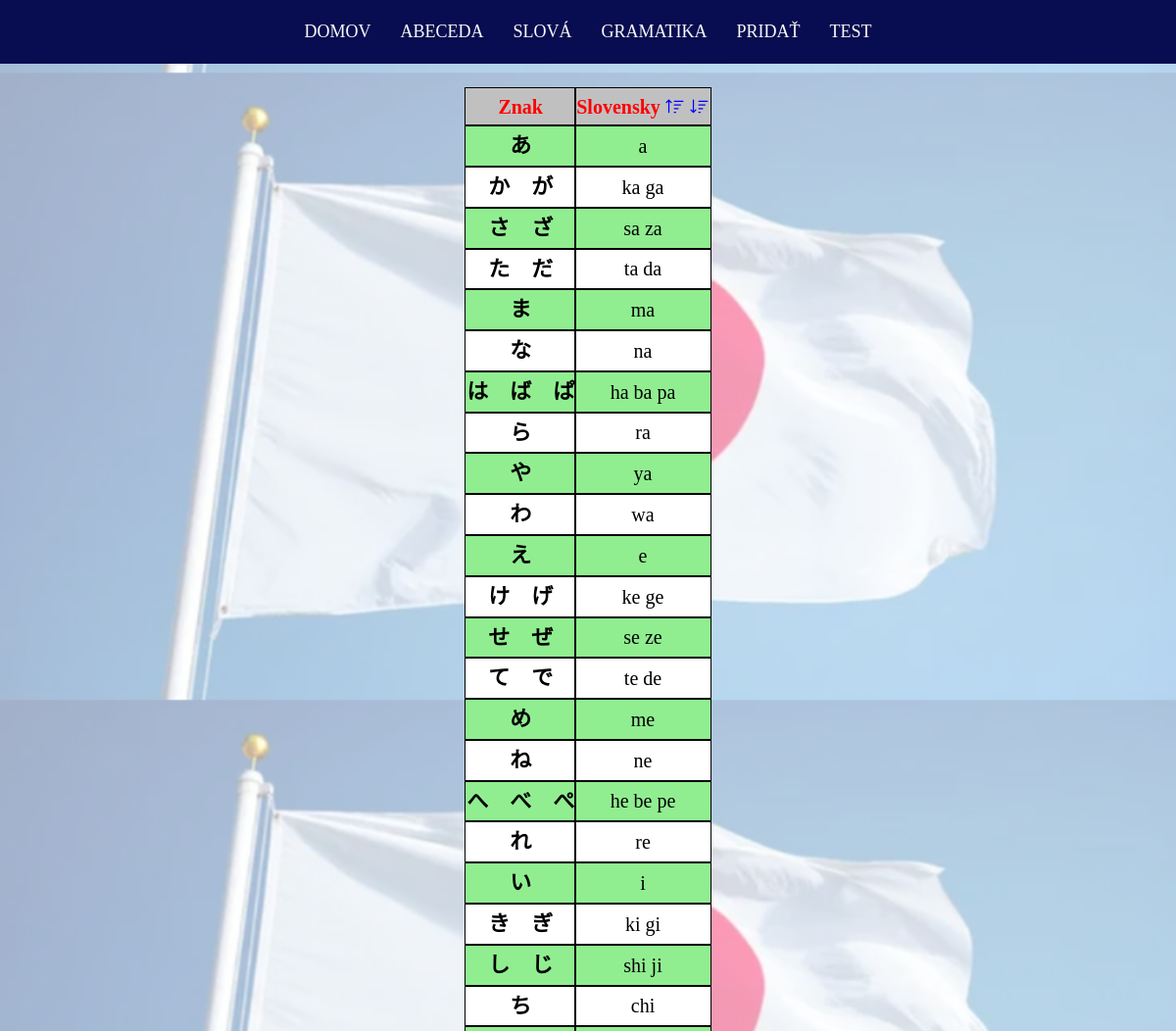
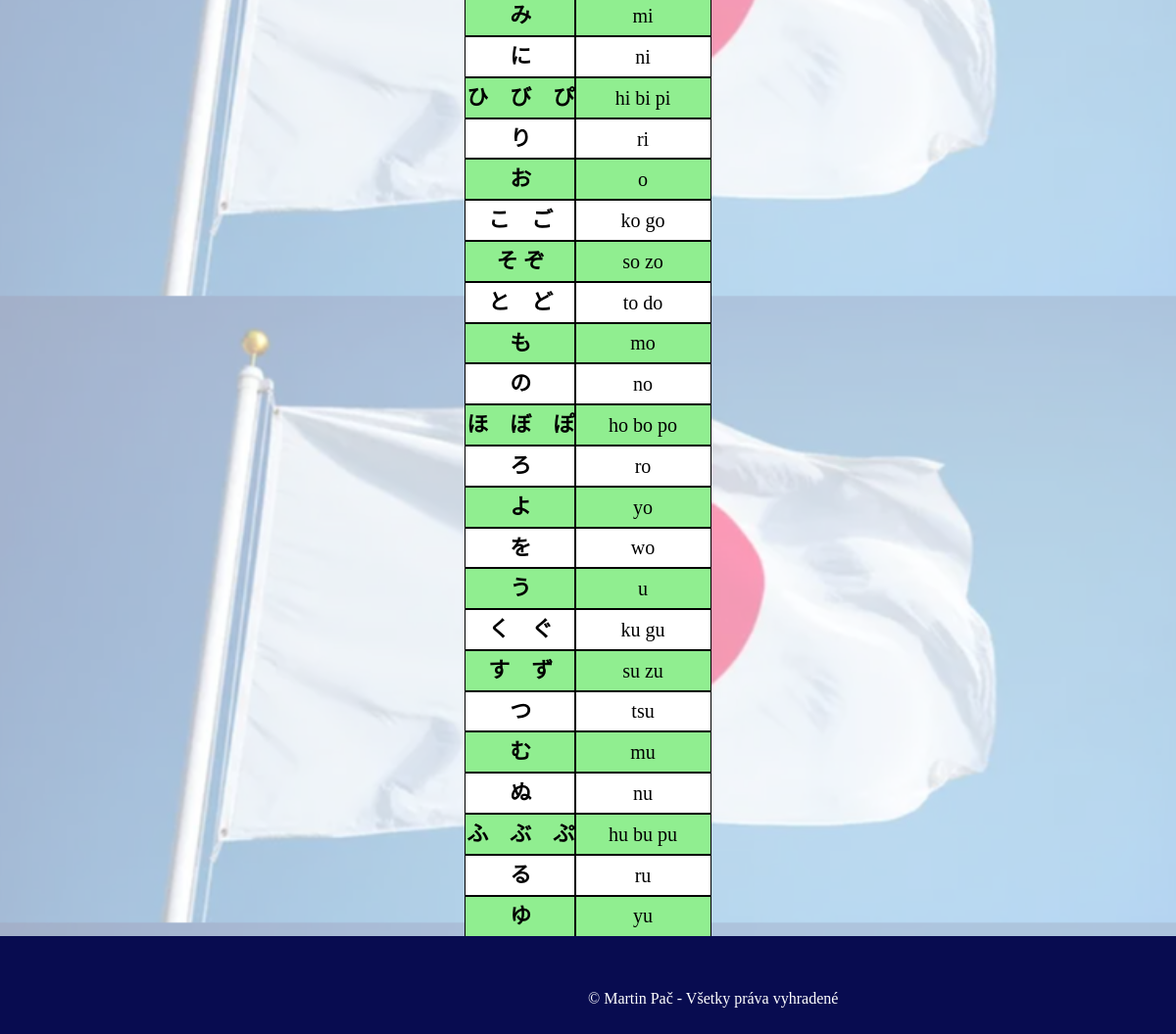
The app's page /alphabet.php?type=hiragana with its own data (2 pictures, top to bottom).
### tables this page shows
CREATE TABLE `kana` (
  `id` int UNSIGNED NOT NULL,
  `hiragana` varchar(16) NOT NULL,
  `katakana` varchar(16) NOT NULL,
  `romaji` varchar(16) NOT NULL
);

### src/databaseQueries/databaseQueries.php (called while the page is built, shortened)
<?php
function selectAlphabet($conn,$type){
    if ($type=="hiragana")
        $sql="SELECT hiragana as 'kana',romaji FROM kana";
    else if ($type=="katakana")
        $sql = "SELECT katakana as 'kana',romaji FROM kana";
    else
        $sql="SELECT id,kanji_char,kunyoumi,onyoumi,slovak FROM kanji";
    $result = $conn->query($sql) or die ("Chyba pri vykonaní select query".$conn->error);
    return $result;
}

### src/alphabet.php (the view, shortened to what this page needs)
<?php
include "partials/header.php";
if ($_SERVER["REQUEST_METHOD"] == "GET" && isset($_GET["type"])){
    require_once("config/config.php");
    include "databaseQueries/databaseQueries.php";
    $type=$_GET["type"];
    if ($type==="hiragana" || $type==="katakana"){
        echo '<table class="tabulka tabfix" id="tabulka"><thead>
                <tr>
                    <th>Znak</th>
                    <th>Slovensky
                        <i class="cursor bi bi-sort-up" onclick="zoradenie(1,false,0)"></i>
                        <i class="cursor bi bi-sort-down" onclick="zoradenie(1,true,0)"></i>
                    </th>
                </tr>
              </thead>
              <tbody>';
    $result = selectAlphabet($conn,$type);
    if ($result){
        while ($alphabetRow = mysqli_fetch_assoc($result)) {
            echo '<tr>
                    <td class="kana">'.$alphabetRow["kana"].'</td>
                    <td class="romaji">'.$alphabetRow["romaji"].'</td>
                  </tr>';
        }
    }
        echo '</tbody></table>';
    }
}
else http_response_code(400);
?>
	<?
	include "partials/footer.php";
?>

### src/partials/style.css (style rules this page uses)
* { box-sizing: border-box !important; transition: ease all 0.5s; }
html { scroll-behavior: smooth; }
body { color: #666666; font-size: 14px; font-family: Poppins; line-height: 1.80857; font-weight: normal; overflow-x: hidden; text-align: center; min-height: 90vh; position: relative; }
body::after { background-image: url("../img/japanese_flag.png"); content: ""; background-size: 100%,0; background-position: center; width: 100%; opacity: 0.4; z-index:-1; top: -30px; bottom: 0; right: 0; left: 0; position: absolute; }

### src/css/styles.css (style rules this page uses)
.tabulka { text-align:center; border-color: black; border-collapse: collapse; margin-left:auto; margin-right:auto; margin-top: 30px; max-width: 85%; z-index: 1; }
th,td { outline: 1px solid black; }
th { font-size: 20px; }
td { font-size: 18px; }
.tabulka>thead { font-weight:bold; background-color:silver; color:red; position: sticky; top: 65px; }
.tabulka>tbody>tr:nth-child(even) { background-color:white; }
.tabulka>tbody { color:black; background-color:lightgreen; }
.romaji { font-size:20px; }
.kana { font-size: 22px; font-weight: bold; }
.cursor { cursor: pointer; text-decoration: none; color: inherit; }
.bi-sort-down,.bi-sort-up { color: blue; }

### records on screen
kana: hiragana "あ", romaji "a"
kana: hiragana "か が", romaji "ka ga"
kana: hiragana "さ ざ", romaji "sa za"
kana: hiragana "た だ", romaji "ta da"
kana: hiragana "ま", romaji "ma"
kana: hiragana "な", romaji "na"
kana: hiragana "は ば ぱ", romaji "ha ba pa"
kana: hiragana "ら", romaji "ra"
kana: hiragana "や", romaji "ya"
kana: hiragana "わ", romaji "wa"
kana: hiragana "え", romaji "e"
kana: hiragana "け げ", romaji "ke ge"
kana: hiragana "せ ぜ", romaji "se ze"
kana: hiragana "て で", romaji "te de"
kana: hiragana "め", romaji "me"
kana: hiragana "ね", romaji "ne"
kana: hiragana "へ べ ぺ", romaji "he be pe"
kana: hiragana "れ", romaji "re"
kana: hiragana "い", romaji "i"
kana: hiragana "き ぎ", romaji "ki gi"
kana: hiragana "し じ", romaji "shi ji"
kana: hiragana "ち", romaji "chi"
kana: hiragana "み", romaji "mi"
kana: hiragana "に", romaji "ni"
kana: hiragana "ひ び ぴ", romaji "hi bi pi"
kana: hiragana "り", romaji "ri"
kana: hiragana "お", romaji "o"
kana: hiragana "こ ご", romaji "ko go"
kana: hiragana "そ ぞ", romaji "so zo"
kana: hiragana "と ど", romaji "to do"
kana: hiragana "も", romaji "mo"
kana: hiragana "の", romaji "no"
kana: hiragana "ほ ぼ ぽ", romaji "ho bo po"
kana: hiragana "ろ", romaji "ro"
kana: hiragana "よ", romaji "yo"
kana: hiragana "を", romaji "wo"
kana: hiragana "う", romaji "u"
kana: hiragana "く ぐ", romaji "ku gu"
kana: hiragana "す ず", romaji "su zu"
kana: hiragana "つ", romaji "tsu"
kana: hiragana "む", romaji "mu"
kana: hiragana "ぬ", romaji "nu"
kana: hiragana "ふ ぶ ぷ", romaji "hu bu pu"
kana: hiragana "る", romaji "ru"
kana: hiragana "ゆ", romaji "yu"
